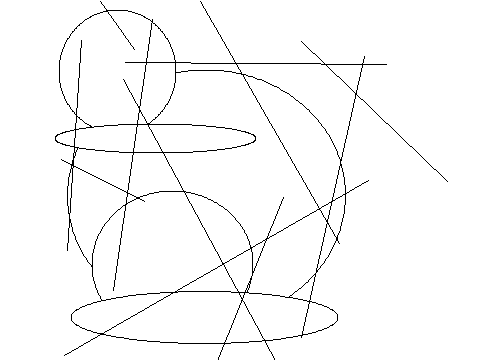

Write Python code to recreate this figure.
from PIL import Image, ImageDraw
image1 = Image.new('RGB', (480, 360), '#ffffff')
draw = ImageDraw.Draw(image1)
c=[245,198,229,345]
draw.ellipse(c,'#ffffff','#000000')
c=[67,70,345,321]
draw.ellipse(c,'#ffffff','#000000')
c=[355,237,50,184]
draw.ellipse(c,'#ffffff','#000000')
c=[59,10,176,133]
draw.ellipse(c,'#ffffff','#000000')
c=[364,230,261,77]
draw.ellipse(c,'#ffffff','#000000')
c=[403,357,123,41]
draw.ellipse(c,'#ffffff','#000000')
c=[0,398,81,13]
draw.ellipse(c,'#ffffff','#000000')
c=[92,191,253,338]
draw.ellipse(c,'#ffffff','#000000')
c=[0,67,0,92]
draw.ellipse(c,'#ffffff','#000000')
c=[5,293,232,279]
draw.ellipse(c,'#ffffff','#000000')
c=[15,212,275,81]
draw.ellipse(c,'#ffffff','#000000')
c=[408,291,337,242]
draw.ellipse(c,'#ffffff','#000000')
c=[55,124,256,153]
draw.ellipse(c,'#ffffff','#000000')
c=[305,218,54,277]
draw.ellipse(c,'#ffffff','#000000')
c=[186,330,106,111]
draw.ellipse(c,'#ffffff','#000000')
c=[161,411,216,50]
draw.ellipse(c,'#ffffff','#000000')
c=[71,291,338,343]
draw.ellipse(c,'#ffffff','#000000')
c=[419,440,297,269]
draw.ellipse(c,'#ffffff','#000000')
l=[81,40,67,250]
draw.line(l,'#000000')
l=[386,64,125,62]
draw.line(l,'#000000')
l=[339,243,200,1]
draw.line(l,'#000000')
l=[368,180,64,355]
draw.line(l,'#000000')
l=[447,181,301,41]
draw.line(l,'#000000')
l=[364,56,301,337]
draw.line(l,'#000000')
l=[152,19,113,290]
draw.line(l,'#000000')
l=[303,412,123,79]
draw.line(l,'#000000')
l=[134,49,100,1]
draw.line(l,'#000000')
l=[61,159,144,201]
draw.line(l,'#000000')
l=[216,363,283,197]
draw.line(l,'#000000')
image1.save('Artist86.png')